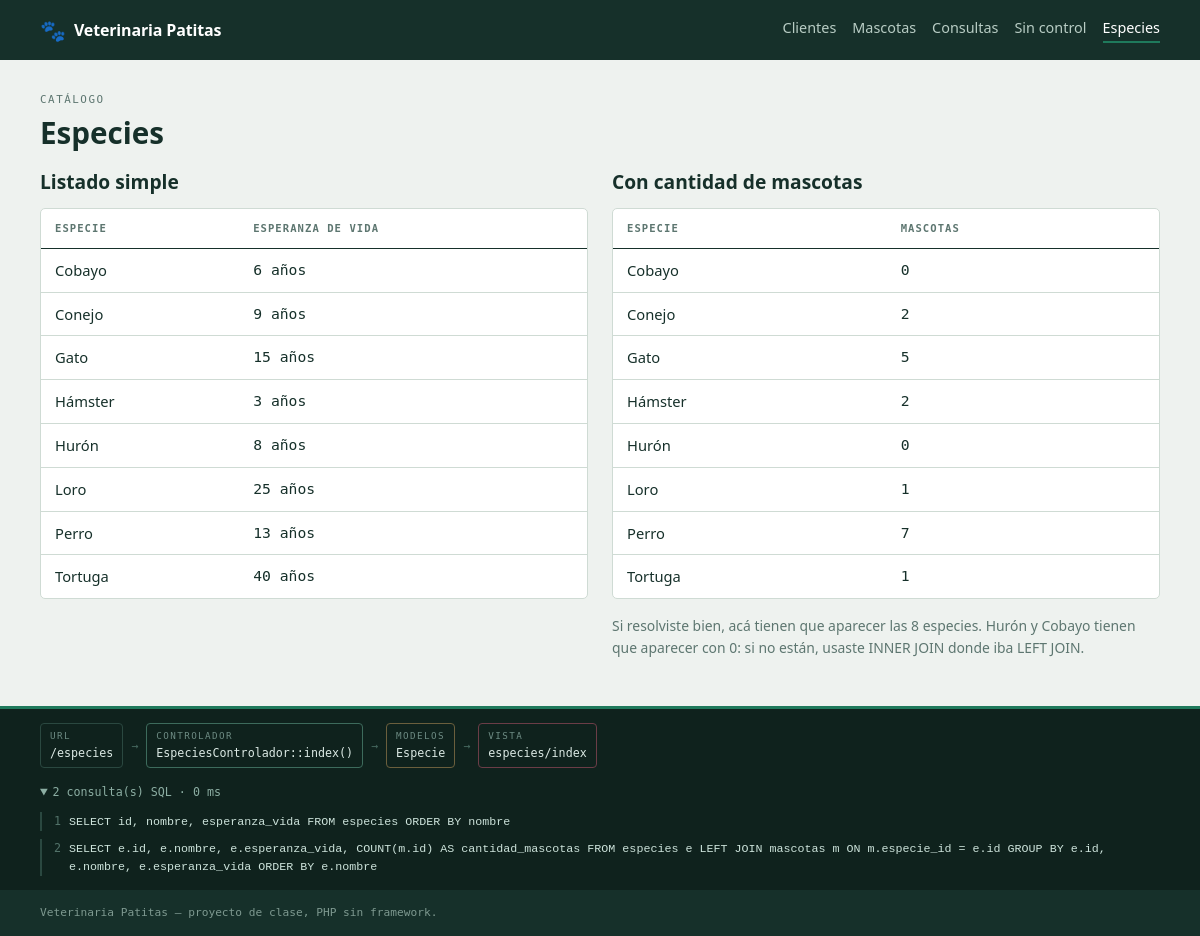
Screenshot of /especies with the database file from the repository.
### tables this page shows
CREATE TABLE especies (
    id              INT UNSIGNED AUTO_INCREMENT PRIMARY KEY,
    nombre          VARCHAR(40)  NOT NULL,
    esperanza_vida  TINYINT UNSIGNED NULL COMMENT 'Años de vida promedio',

    CONSTRAINT uq_especies_nombre UNIQUE (nombre)
);

### app/nucleo/Controlador.php (called while the page is built, shortened)
<?php
abstract class Controlador
{
    protected function vista($vista, array $datos = [])
    {
        $archivo = RUTA_APP . '/vistas/' . $vista . '.php';
        extract($datos);
        require RUTA_APP . '/vistas/plantilla/cabecera.php';
        require $archivo;
        require RUTA_APP . '/vistas/plantilla/pie.php';
    }
}

### app/controladores/EspeciesControlador.php (called while the page is built)
<?php
class EspeciesControlador extends Controlador
{
    public function index()
    {
        $especie = $this->modelo('Especie');
        $this->vista('especies/index', [
            'titulo'          => 'Especies',
            'especies'        => $especie->todas(),
            'conCantidades'   => $especie->conCantidadMascotas(),
        ]);
    }
}

### app/nucleo/Router.php (called while the page is built, shortened)
<?php
class Router
{
    private $accionPorDefecto      = 'index';
    public function despachar($url)
    {
        $url = trim($url, '/');
        $segmentos = $url === '' ? [] : explode('/', $url);
        $nombreAccion = isset($segmentos[1]) && $segmentos[1] !== ''
            ? $segmentos[1] : $this->accionPorDefecto;
        $parametros = array_slice($segmentos, 2);
        $metodo = lcfirst(str_replace(' ', '', ucwords(str_replace('-', ' ', $nombreAccion))));
        $instancia = new $clase();
        call_user_func_array([$instancia, $metodo], $parametros);
    }
}

### public/index.php (called while the page is built, shortened)
<?php
spl_autoload_register(function ($clase) {
    foreach (['nucleo', 'modelos', 'controladores'] as $carpeta) {
        $archivo = RUTA_APP . '/' . $carpeta . '/' . $clase . '.php';
        if (file_exists($archivo)) {
            return;
        }
    }
});
require_once RUTA_APP . '/nucleo/helpers.php';
if (isset($_GET['url'])) {
    $ruta = $_GET['url'];
} else {
    $ruta = parse_url($_SERVER['REQUEST_URI'], PHP_URL_PATH);
    if (BASE_URL !== '' && strpos($ruta, BASE_URL) === 0) {
        $ruta = substr($ruta, strlen(BASE_URL));
    }
}
$ruta = trim($ruta, '/');
$router = new Router();
$router->despachar($ruta);

### app/nucleo/Modelo.php (called while the page is built, shortened)
<?php
abstract class Modelo
{
    protected $db;
    public function __construct()
    {
        $this->db = Database::conexion();
    }
    protected function consulta($sql, array $parametros = [])
    {
        $sentencia = $this->db->prepare($sql);
        $sentencia->execute($parametros);
        return $sentencia;
    }
}

### app/nucleo/Database.php (called while the page is built, shortened)
<?php
class Database
{
    private static $instancia = null;
    public static function conexion()
    {
        if (self::$instancia === null) {
            $dsn = 'mysql:host=' . DB_HOST
                 . ';dbname='    . DB_NOMBRE
                 . ';charset='   . DB_CHARSET;
            $opciones = [
                PDO::ATTR_ERRMODE            => PDO::ERRMODE_EXCEPTION,
                PDO::ATTR_DEFAULT_FETCH_MODE => PDO::FETCH_ASSOC,
                PDO::ATTR_EMULATE_PREPARES   => false,
            ];
            try {
                self::$instancia = new PDO($dsn, DB_USUARIO, DB_PASSWORD, $opciones);
            } catch (PDOException $e) {
                if (MODO_DEBUG) {
                    die('<h1>No se pudo conectar a la base de datos</h1>'
                      . '<p>' . htmlspecialchars($e->getMessage()) . '</p>'
                      . '<p>Revisá que MySQL esté encendido y que hayas corrido '
                      . '<code>02_dcl.sql</code> para crear el usuario <code>vet_app</code>.</p>');
                }
                die('Servicio no disponible.');
            }
        }
        return self::$instancia;
    }
}

### app/modelos/Especie.php (called while the page is built)
<?php
class Especie extends Modelo
{
    public function todas()
    {
        $sql = "SELECT id, nombre, esperanza_vida
                FROM especies
                ORDER BY nombre";
        return $this->consulta($sql)->fetchAll();
    }
    public function conCantidadMascotas()
    {
        $sql = "SELECT  e.id,
                        e.nombre,
                        e.esperanza_vida,
                        COUNT(m.id) AS cantidad_mascotas
                FROM especies e
                LEFT JOIN mascotas m ON m.especie_id = e.id
                GROUP BY e.id, e.nombre, e.esperanza_vida
                ORDER BY e.nombre";
        return $this->consulta($sql)->fetchAll();
    }
}

### app/nucleo/helpers.php (called while the page is built, shortened)
<?php
function e($texto)
{
    return htmlspecialchars((string) $texto, ENT_QUOTES, 'UTF-8');
}

### app/vistas/especies/index.php (the view, shortened to what this page needs)
<p class="rotulo">Catálogo</p>
<h1>Especies</h1>
<div class="columnas">
    <section>
        <h2>Listado simple</h2>
        <?php if (empty($especies)): ?>
            <p class="ayuda">No hay especies cargadas.</p>
        <?php else: ?>
        <div class="tabla-caja">
            <table>
                <thead><tr><th>Especie</th><th>Esperanza de vida</th></tr></thead>
                <tbody>
                <?php foreach ($especies as $e): ?>
                    <tr>
                        <td><?= e($e['nombre']) ?></td>
                        <td class="num"><?= $e['esperanza_vida'] !== null ? (int) $e['esperanza_vida'] . ' años' : '—' ?></td>
                    </tr>
                <?php endforeach; ?>
                </tbody>
            </table>
        </div>
        <?php endif; ?>
    </section>
    <section>
        <h2>Con cantidad de mascotas</h2>
        <?php if (empty($conCantidades)): ?>
            <p class="ayuda">No hay especies cargadas.</p>
        <?php else: ?>
        <div class="tabla-caja">
            <table>
                <thead><tr><th>Especie</th><th>Mascotas</th></tr></thead>
                <tbody>
                <?php foreach ($conCantidades as $e): ?>
                    <tr>
                        <td><?= e($e['nombre']) ?></td>
                        <td class="num"><?= (int) $e['cantidad_mascotas'] ?></td>
                    </tr>
                <?php endforeach; ?>
                </tbody>
            </table>
        </div>
        <p class="ayuda">Si resolviste bien, acá tienen que aparecer las 8 especies.
           Hurón y Cobayo tienen que aparecer con 0: si no están, usaste INNER JOIN
           donde iba LEFT JOIN.</p>
        <?php endif; ?>
    </section>
</div>

### public/css/estilos.css (style rules this page uses)
:root { --fondo: #eef2ef; --tarjeta: #ffffff; --tinta: #16302a; --suave: #5d7670; --linea: #cfdbd4; --verde: #1f7a5c; --verde-cl: #ddefe6; --ambar: #a06a12; --ambar-cl: #fbf0d9; --rojo: #a8362c; --rojo-cl: #f8e4e1; --mono: "SFMono-Regular", "DejaVu Sans Mono", Consolas, monospace; --sans: system-ui, -apple-system, "Segoe UI", Roboto, sans-serif; --sp: 8px; }
*, *::before, *::after { box-sizing: border-box; }
body { margin: 0; background: var(--fondo); color: var(--tinta); font-family: var(--sans); font-size: 16px; line-height: 1.55; }
h1 { font-size: 1.85rem; margin: 0 0 16px; line-height: 1.2; }
h2 { font-size: 1.2rem; margin: 0 0 12px; }
.rotulo { font-family: var(--mono); font-size: 0.68rem; letter-spacing: 0.14em; text-transform: uppercase; color: var(--suave); margin: 0 0 6px; }
.columnas { display: grid; grid-template-columns: repeat(auto-fit, minmax(320px, 1fr)); gap: 24px; align-items: start; }
.tabla-caja { overflow-x: auto; background: var(--tarjeta); border: 1px solid var(--linea); border-radius: 5px; margin-bottom: 16px; }
table { width: 100%; border-collapse: collapse; font-size: 0.92rem; }
thead th { font-family: var(--mono); font-size: 0.66rem; letter-spacing: 0.1em; text-transform: uppercase; text-align: left; color: var(--suave); padding: 11px 14px; border-bottom: 1px solid var(--tinta); white-space: nowrap; }
tbody td { padding: 10px 14px; border-bottom: 1px solid var(--linea); vertical-align: top; }
tbody tr:last-child td { border-bottom: 0; }
.num { font-family: var(--mono); font-variant-numeric: tabular-nums; white-space: nowrap; }
.ayuda { color: var(--suave); font-size: 0.87rem; margin: 6px 0 0; }

### rows the page displays
especies: nombre "Cobayo", esperanza_vida "6", cantidad_mascotas "0"
especies: nombre "Conejo", esperanza_vida "9", cantidad_mascotas "2"
especies: nombre "Gato", esperanza_vida "15", cantidad_mascotas "5"
especies: nombre "Hámster", esperanza_vida "3", cantidad_mascotas "2"
especies: nombre "Hurón", esperanza_vida "8", cantidad_mascotas "0"
especies: nombre "Loro", esperanza_vida "25", cantidad_mascotas "1"
especies: nombre "Perro", esperanza_vida "13", cantidad_mascotas "7"
especies: nombre "Tortuga", esperanza_vida "40", cantidad_mascotas "1"

### other values shown
APP_NOMBRE "Veterinaria Patitas"
Traza::$url "/especies"
Traza::$controlador "EspeciesControlador"
Traza::$accion "index"
e(implode(', ', array_keys(Modelo::$usados))) ?: '(ninguno)' "Especie"
Traza::$vista "especies/index"
count(Database::$consultas) "2"
Traza::milisegundos() "0"
preg_replace('/\s+/', ' ', $c['sql']) "SELECT id, nombre, esperanza_vida FROM especies ORDER BY nombre"
preg_replace('/\s+/', ' ', $c['sql']) "SELECT e.id, e.nombre, e.esperanza_vida, COUNT(m.id) AS cantidad_mascotas FROM especies e LEFT JOIN mascotas m ON m.especie_id = e.id GROUP BY e.id, e.nombre, e.esperanza_vida ORDER BY e.nombre"
